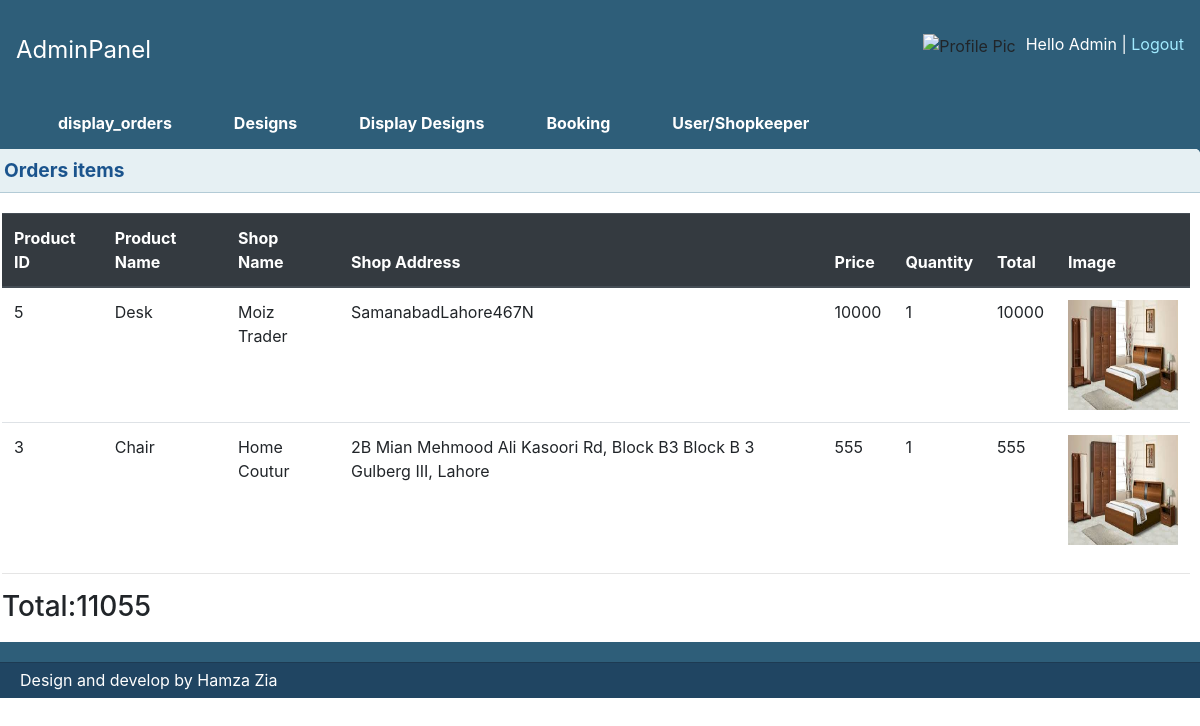
The app's page /admin/display_order_1.php?id=5 (signed in) with its own data.
### tables this page shows
CREATE TABLE `confirm_order_product` (
  `id` int(5) NOT NULL,
  `product_id` int(11) NOT NULL,
  `shop_name` varchar(11) NOT NULL,
  `shop_address` varchar(250) NOT NULL,
  `order_id` int(11) NOT NULL,
  `product_name` varchar(150) NOT NULL,
  `product_price` int(6) NOT NULL,
  `product_qty` int(6) NOT NULL,
  `product_img` varchar(500) NOT NULL,
  `product_total` varchar(10) NOT NULL
);

### admin/display_order_1.php (the view, shortened to what this page needs)
  <?php
include "header.php";
$link=mysqli_connect("localhost","root","");
mysqli_select_db($link,"fyp_2");
?>
<div class="" style="padding-top:35px">
    <div class="box round first">
        <h2> Orders items</h2>
        <div class="block">
          <?php
$id=$_GET["id"];
$res=mysqli_query($link,"select * from confirm_order_product where order_id=$id");
?>
<table class="table">
  <thead class="thead-dark">
    <tr>
        <th scope="col">Product ID</th>
      <th scope="col">Product Name</th>
      <th scope="col">Shop Name</th>
      <th scope="col">Shop Address</th>
      <th scope="col">Price</th>
      <th scope="col">Quantity</th>
      <th scope="col">Total</th>
        <th scope="col">Image</th>
    </tr>
  </thead>
<?php
$totalPrice = 0;
while($row=mysqli_fetch_array($res))
{
  echo "<tr>
  <td>". $row['product_id']."</td>
	<td>". $row['product_name']."</td>
  <td>". $row['shop_name']."</td>
  <td>". $row['shop_address']."</td>
	<td>". $row['product_price']."</td>
	<td>". $row['product_qty']."</td>
	<td>". $row['product_total']."</td>";
	echo "<td><img src='../shopkeeper/shopkeeper_images/".$row['product_img']."' width='110px' height='110px' /></td>";
  $price = $row['product_total'];
       $totalPrice += $price;
}
echo "</table>";
 ?>
 <hr>
 <h3>Total:<?php echo $totalPrice+500;?></h3>
</div>
</div>
<?php
include "footer.php";
?>

### admin/css/layout.css (style rules this page uses)
body { background: #fff; color: #333; font-size: 11px; padding: 0 0 0px; }
h1, h2, h3, h4, h5, h6 { line-height:1.2em; margin-bottom:.3em; }
h2 { margin-top:1em; }
.box { background:#fff; margin-bottom:20px; padding:10px 10px 10px 10px; margin-left:-8px; }
.box.round { -moz-border-radius: 5px 5px 0px 0px; -webkit-border-radius: 5px 5px 0px 0px; border-radius: 5px 5px 0px 0px; }
.box h2 { font-size:1.2em; font-weight:bold; color:#1B548D; background:#E6F0F3; margin:-10px -10px 0 -10px; padding:10px 12px; border-bottom:1px solid #B3CBD6; -moz-border-radius: 5px 5px 0px 0px; -webkit-border-radius: 5px 5px 0px 0px; border-radius: 5px 5px 0px 0px; }
.box.first { margin-top:20px; }
.block { padding-top:20px; }
.block { padding-bottom:1px; }

### records on screen
confirm_order_product: product "5", product_name "Desk", shop_name "Moiz Trader", shop_address "SamanabadLahore467N", product_price "10000", product_qty "1", product_total "10000", product_img (picture)
confirm_order_product: product "3", product_name "Chair", shop_name "Home Coutur", shop_address "2B Mian Mehmood Ali Kasoori Rd, Block B3 Block B 3 Gulberg III, Lahore", product_price "555", product_qty "1", product_total "555", product_img (picture)

### other values on screen
$totalPrice+500 "11055"
